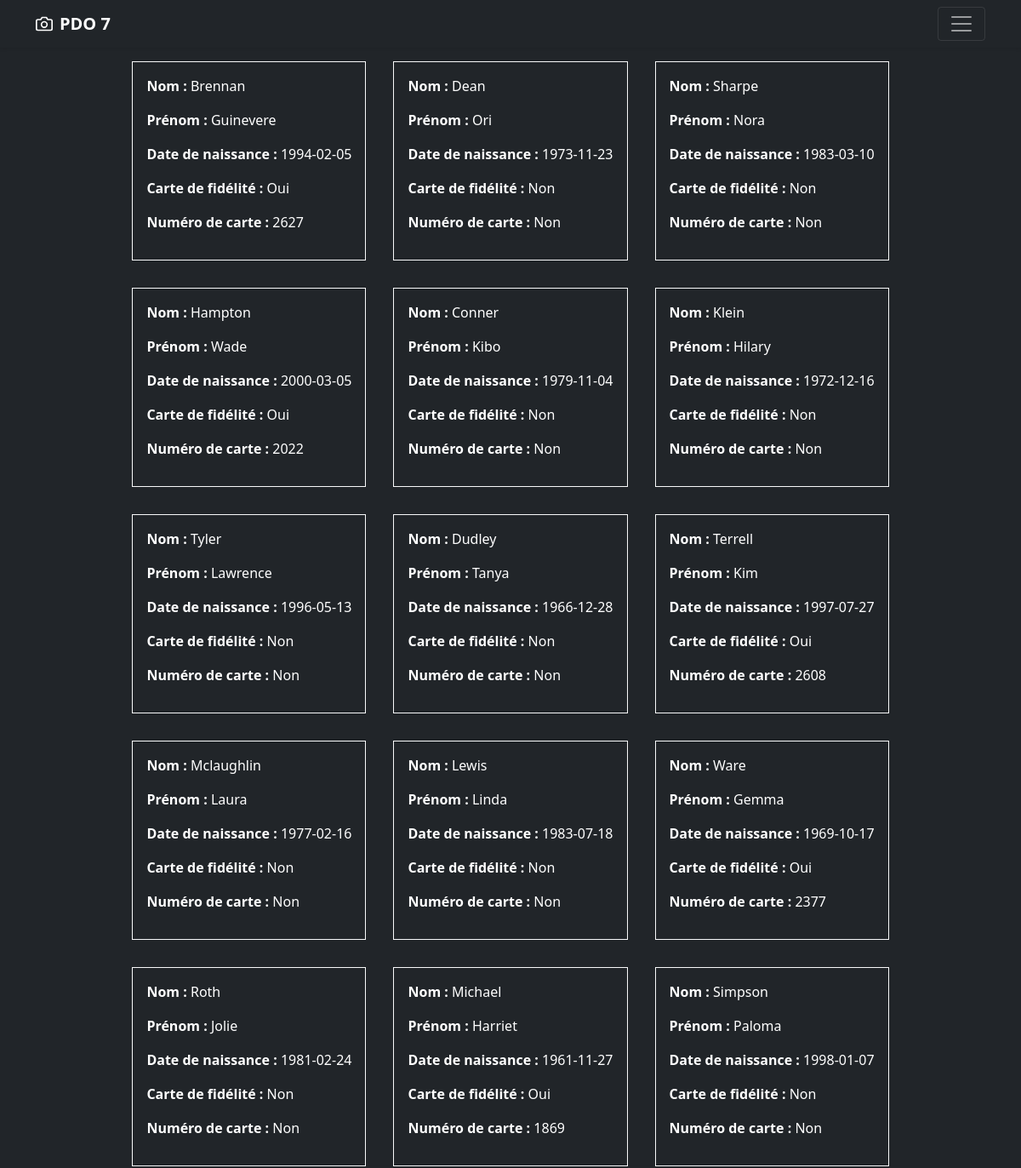
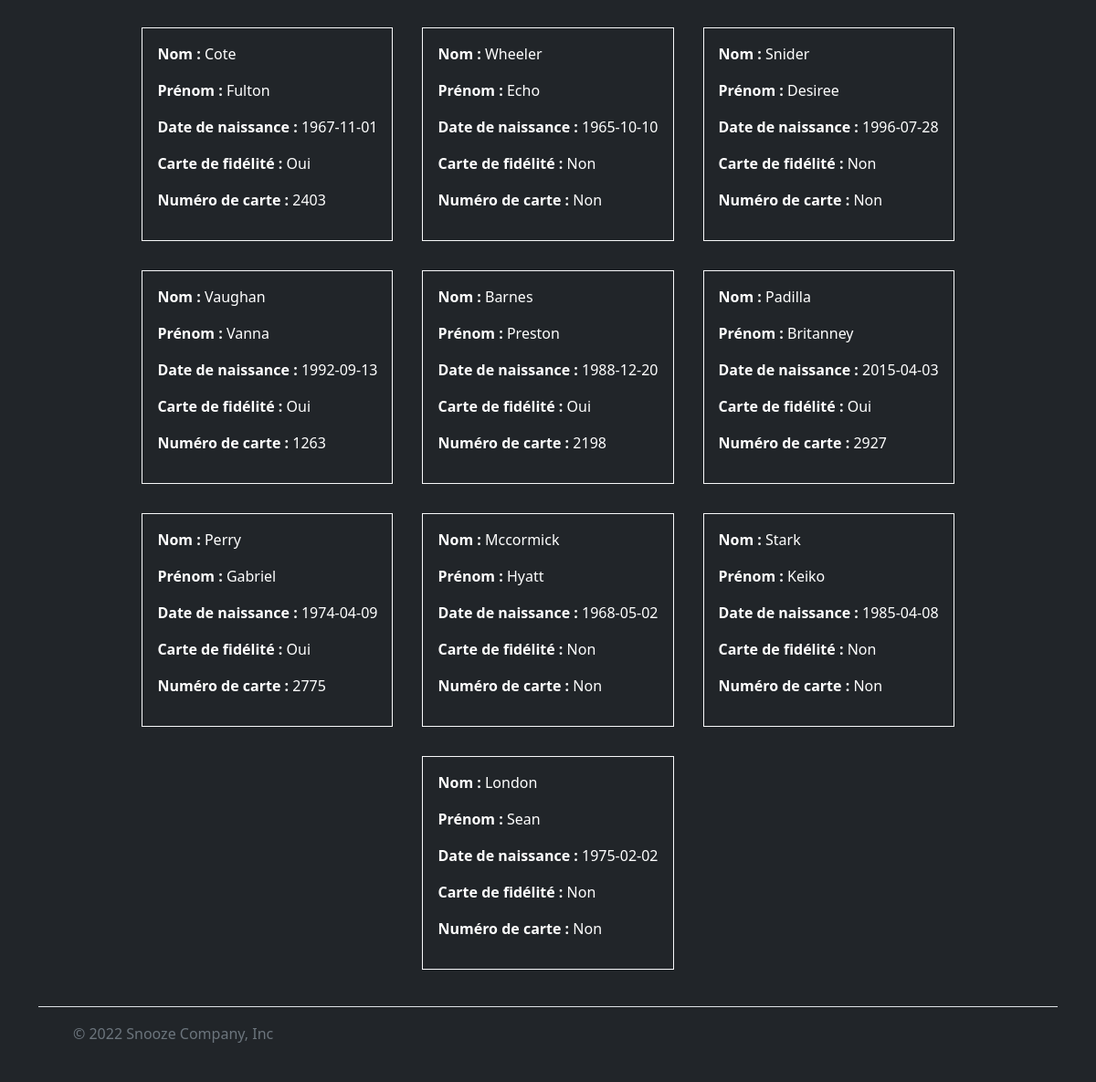
The page /Partie3/pdo7/pdo7.php on the database its author committed (2 pictures, top to bottom).
### tables this page shows
CREATE TABLE `clients` (
  `id` smallint(5) UNSIGNED NOT NULL,
  `lastName` varchar(45) NOT NULL,
  `firstName` varchar(45) NOT NULL,
  `birthDate` date NOT NULL,
  `card` tinyint(1) NOT NULL,
  `cardNumber` int(10) UNSIGNED DEFAULT NULL
);

### Partie3/pdo7/pdo7.php (the view, shortened to what this page needs)
<?php
$mysqlConnection = new PDO(
    'mysql:host=localhost;dbname=exoPDO;charset=utf8',
    'root',
    ''
);
$mysqlConnection->setAttribute(PDO::ATTR_ERRMODE, PDO::ERRMODE_EXCEPTION);
$pdoStmnt = $mysqlConnection->prepare("SELECT * FROM clients");
$pdoStmnt->execute();
$clients = $pdoStmnt->fetchAll(PDO::FETCH_ASSOC);
?>
<!DOCTYPE html>
<html lang="en">
<head>
    <link href="https://cdn.jsdelivr.net/npm/bootstrap@5.1.3/dist/css/bootstrap.min.css" rel="stylesheet">
</head>
<body class="bg-dark">
<div class="d-flex flex-wrap justify-content-center">
    <?php
            foreach ($clients as $client) {
                ?>
                    <div class="text-white border border-light p-3 m-3 ">
                        <p><span class="fw-bold">Nom : </span><?= $client["lastName"] ?> </p>
                        <p><span class="fw-bold">Prénom : </span><?= $client["firstName"] ?> </p>
                        <p><span class="fw-bold">Date de naissance : </span><?= $client["birthDate"] ?> </p>
                        <p><span class="fw-bold">Carte de fidélité : </span><?= $client["card"] == 1 ?  "Oui" : "Non" ?> </p>
                        <p><span class="fw-bold">Numéro de carte : </span><?=  $client["card"] == 1 ?  $client["cardNumber"] : "Non" ?> </p>
                    </div>
                <?php
            }
            ?>
</div>
</body>
</html>

### rows shown on the page
clients: lastName "Brennan", firstName "Guinevere", birthDate "1994-02-05", card "Oui", cardNumber "2627"
clients: lastName "Dean", firstName "Ori", birthDate "1973-11-23", card "Non"
clients: lastName "Sharpe", firstName "Nora", birthDate "1983-03-10", card "Non"
clients: lastName "Hampton", firstName "Wade", birthDate "2000-03-05", card "Oui", cardNumber "2022"
clients: lastName "Conner", firstName "Kibo", birthDate "1979-11-04", card "Non"
clients: lastName "Klein", firstName "Hilary", birthDate "1972-12-16", card "Non"
clients: lastName "Tyler", firstName "Lawrence", birthDate "1996-05-13", card "Non"
clients: lastName "Dudley", firstName "Tanya", birthDate "1966-12-28", card "Non"
clients: lastName "Terrell", firstName "Kim", birthDate "1997-07-27", card "Oui", cardNumber "2608"
clients: lastName "Mclaughlin", firstName "Laura", birthDate "1977-02-16", card "Non"
clients: lastName "Lewis", firstName "Linda", birthDate "1983-07-18", card "Non"
clients: lastName "Ware", firstName "Gemma", birthDate "1969-10-17", card "Oui", cardNumber "2377"
clients: lastName "Roth", firstName "Jolie", birthDate "1981-02-24", card "Non"
clients: lastName "Michael", firstName "Harriet", birthDate "1961-11-27", card "Oui", cardNumber "1869"
clients: lastName "Simpson", firstName "Paloma", birthDate "1998-01-07", card "Non"
clients: lastName "Cote", firstName "Fulton", birthDate "1967-11-01", card "Oui", cardNumber "2403"
clients: lastName "Wheeler", firstName "Echo", birthDate "1965-10-10", card "Non"
clients: lastName "Snider", firstName "Desiree", birthDate "1996-07-28", card "Non"
clients: lastName "Vaughan", firstName "Vanna", birthDate "1992-09-13", card "Oui", cardNumber "1263"
clients: lastName "Barnes", firstName "Preston", birthDate "1988-12-20", card "Oui", cardNumber "2198"
clients: lastName "Padilla", firstName "Britanney", birthDate "2015-04-03", card "Oui", cardNumber "2927"
clients: lastName "Perry", firstName "Gabriel", birthDate "1974-04-09", card "Oui", cardNumber "2775"
clients: lastName "Mccormick", firstName "Hyatt", birthDate "1968-05-02", card "Non"
clients: lastName "Stark", firstName "Keiko", birthDate "1985-04-08", card "Non"
clients: lastName "London", firstName "Sean", birthDate "1975-02-02", card "Non"
